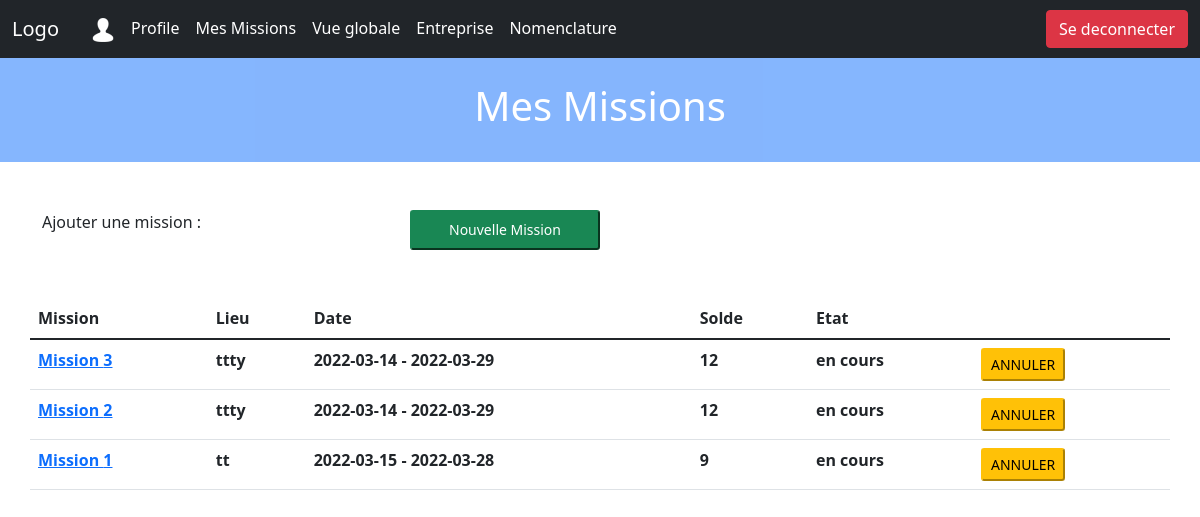
The app's page /listeMissions.php (signed in) with its own data.
### tables this page shows
CREATE TABLE IF NOT EXISTS `missions` (
  `Id` varchar(60) NOT NULL,
  `lieu` varchar(100) NOT NULL,
  `debut` date NOT NULL,
  `fin` date NOT NULL,
  `devise` enum('dollars','euro','yen','yuan') NOT NULL,
  `description` varchar(200) NOT NULL,
  `etat` enum('en cours','finis','annulee','supprimee') NOT NULL,
  `solde_initial` float NOT NULL,
  `user_id` varchar(60) NOT NULL,
  PRIMARY KEY (`Id`),
  KEY `FK_missions` (`user_id`)
);

### services/dbFunctions.php (called while the page is built, shortened)
<?php
include_once "./classes/mission.class.php";
function getMissionsByUserId($user_id)
{
    include "./config/config.php";
    try {
        $pdo = new PDO("mysql:host=$server;dbname=$dbname", $user, $password);
        $pdo->setAttribute(PDO::ATTR_ERRMODE, PDO::ERRMODE_EXCEPTION);
        $sql = "SELECT * FROM `missions` WHERE `user_id`= ? ";
        $req = $pdo->prepare($sql);
        $req->execute([$user_id]);
        $result = $req->fetchAll();
        $missions = [];
        foreach ($result as $mission) {
            $missions[] = new Mission($mission["lieu"], $mission["debut"], $mission["fin"], $mission["devise"], $mission["description"], $mission["etat"], $mission["solde_initial"], $mission["user_id"], $mission["Id"]);
        }
        return [
            "status" => "success",
            "result" => $missions
        ];
    } catch (PDOException $e) {
        return [
            "status" => "error",
            "message" => "Connection failed: " . $e->getMessage()
        ];
    }
}

### classes/mission.class.php (called while the page is built, shortened)
<?php
class Mission
{
    private $id;
    private string $lieu;
    private $debut;
    private $fin;
    private string $etat;
    private float $solde_initial;
    public function __construct($lieu, $debut, $fin, $devise, $description, $etat, $solde_initial, $user_id, $id = null)
    {
        if ($id == null) $this->id = uniqid("mission-", true);
        else $this->id = $id;
        $this->lieu = $lieu;
        $this->debut = $debut;
        $this->fin = $fin;
        $this->etat = $etat;
        $this->solde_initial = $solde_initial;
    }
    public function getLieu()
    {
        return $this->lieu;
    }
    public function getDebut()
    {
        return $this->debut;
    }
    public function getFin()
    {
        return $this->fin;
    }
    public function getEtat()
    {
        return $this->etat;
    }
    public function getSolde_initial()
    {
        return $this->solde_initial;
    }
    public function getId()
    {
        return $this->id;
    }
}

### listeMissions.php (the view, shortened to what this page needs)
<!DOCTYPE html>
<html>
<head>
    <link href="https://cdn.jsdelivr.net/npm/bootstrap@5.1.3/dist/css/bootstrap.min.css" rel="stylesheet"
>
    <link rel="stylesheet"
        href="https://cdnjs.cloudflare.com/ajax/libs/bootstrap-datepicker/1.9.0/css/bootstrap-datepicker.min.css">
</head>
<body>
    <?php
    include "navbar.php";
    include "./services/dbFunctions.php";
    $user_id = $_SESSION["id"];
    ?>
    <main>
        <div class="container-fluid p-4 bg-primary text-center text-white opacity-50">
            <h1>Mes Missions</h1>
        </div>
        <section class="py-5">
            <div class="container">
                <div class="row">
                    <p class="col-4">Ajouter une mission :</p>
                    <button type="button" class="col-2 btn-sm btn-success" data-bs-toggle="modal"
                        data-bs-target="#missionModal">
                        Nouvelle Mission
                    </button>
                </div>
                <div class="row mt-5 overflow-auto">
                    <table class="table">
                        <thead class="thead-dark">
                            <tr>
                                <th scope="col">Mission</th>
                                <th scope="col">Lieu</th>
                                <th scope="col">Date</th>
                                <th scope="col">Solde</th>
                                <th scope="col">Etat</th>
                                <th scope="col"></th>
                            </tr>
                        </thead>
                        <tbody>
                            <?php
                            $missions = [];
                            $result = getMissionsByUserId($user_id);
                            if ($result["status"] == "success") {
                                $missions = array_reverse($result["result"]);
                            }
                            if (!empty($missions)) {
                                $totalMission = count($missions);
                                $indiceMission = $totalMission + 1;
                                foreach ($missions as $mission) {
                                    $mission_id = $mission->getId();
                                    $indiceMission  -= 1;
                                    echo '<tr id="' . $mission->getId() . '">
                                            <th scope="col"><a href="page_mission.php?mission_id=' . $mission_id . '&number=' . $indiceMission . '" class="link-primary"> Mission ' . $indiceMission . '</a></th>
                                            <th scope="col">' . $mission->getLieu() . '</th>
                                            <th scope="col">' . $mission->getDebut() . ' - ' . $mission->getFin() . '</th>
                                            <th scope="col">' . $mission->getSolde_initial() . '</th>
                                            <th scope="col">' . $mission->getEtat() . '</th>';
                                    if ($mission->getEtat() == "en cours") {
                                        echo '<form method="POST" >';
                                        echo '
                                                    <th scope="col">
                                                        <button name ="cancelBtn" type = "submit" class = "button btn-sm btn-warning">ANNULER</button>
                                                        <input type="hidden" name="token" value="' . $_SESSION["token"] . '">
                                                        <input type="hidden" name="action" value="cancel' . $mission->getId() . '">
                                                    </th>';
                                        echo '</form>';
                                    }
                            ?>
                            <?php
                                }
                            }
                            ?>
                        </tbody>
                    </table>
                </div>
            </div>
        </section>
    </main>
</body>
</html>

### records on screen
missions: indiceMission "3", lieu "ttty", debut "2022-03-14", fin "2022-03-29", solde_initial "12", etat "en cours"
missions: indiceMission "2", lieu "ttty", debut "2022-03-14", fin "2022-03-29", solde_initial "12", etat "en cours"
missions: indiceMission "1", lieu "tt", debut "2022-03-15", fin "2022-03-28", solde_initial "9", etat "en cours"
